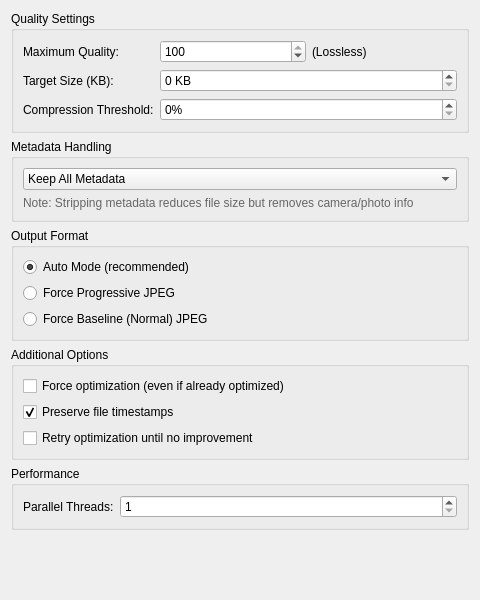
<?xml version="1.0" encoding="UTF-8"?>
<ui version="4.0">
 <class>JpegOptimPrefWidget</class>
 <widget class="QWidget" name="JpegOptimPrefWidget">
  <property name="geometry">
   <rect>
    <x>0</x>
    <y>0</y>
    <width>480</width>
    <height>600</height>
   </rect>
  </property>
  <property name="windowTitle">
   <string>JPEG Optimization Settings</string>
  </property>
  <layout class="QVBoxLayout" name="verticalLayout">
   <item>
    <widget class="QGroupBox" name="qualityGroupBox">
     <property name="title">
      <string>Quality Settings</string>
     </property>
     <layout class="QFormLayout" name="formLayout">
      <item row="0" column="0">
       <widget class="QLabel" name="maxQualityLabel">
        <property name="text">
         <string>Maximum Quality:</string>
        </property>
        <property name="toolTip">
         <string>Set maximum image quality factor (0-100). Values &lt; 100 enable lossy optimization.</string>
        </property>
       </widget>
      </item>
      <item row="0" column="1">
       <layout class="QHBoxLayout" name="maxQualityLayout">
        <item>
         <widget class="QSpinBox" name="maxQualitySpinBox">
          <property name="minimum">
           <number>0</number>
          </property>
          <property name="maximum">
           <number>100</number>
          </property>
          <property name="value">
           <number>100</number>
          </property>
          <property name="toolTip">
           <string>100 = lossless, lower values = more compression</string>
          </property>
         </widget>
        </item>
        <item>
         <widget class="QLabel" name="maxQualityValueLabel">
          <property name="text">
           <string>(Lossless)</string>
          </property>
         </widget>
        </item>
       </layout>
      </item>
      <item row="1" column="0">
       <widget class="QLabel" name="targetSizeLabel">
        <property name="text">
         <string>Target Size (KB):</string>
        </property>
        <property name="toolTip">
         <string>Try to optimize file to given size in kilobytes. 0 = disabled.</string>
        </property>
       </widget>
      </item>
      <item row="1" column="1">
       <widget class="QSpinBox" name="targetSizeSpinBox">
        <property name="minimum">
         <number>0</number>
        </property>
        <property name="maximum">
         <number>99999</number>
        </property>
        <property name="value">
         <number>0</number>
        </property>
        <property name="suffix">
         <string> KB</string>
        </property>
        <property name="toolTip">
         <string>0 = no target size limit</string>
        </property>
       </widget>
      </item>
      <item row="2" column="0">
       <widget class="QLabel" name="thresholdLabel">
        <property name="text">
         <string>Compression Threshold:</string>
        </property>
        <property name="toolTip">
         <string>Keep old file if the gain is below this percentage (0-100)</string>
        </property>
       </widget>
      </item>
      <item row="2" column="1">
       <widget class="QSpinBox" name="thresholdSpinBox">
        <property name="minimum">
         <number>0</number>
        </property>
        <property name="maximum">
         <number>100</number>
        </property>
        <property name="value">
         <number>0</number>
        </property>
        <property name="suffix">
         <string>%</string>
        </property>
        <property name="toolTip">
         <string>0 = always optimize regardless of savings</string>
        </property>
       </widget>
      </item>
     </layout>
    </widget>
   </item>
   <item>
    <widget class="QGroupBox" name="metadataGroupBox">
     <property name="title">
      <string>Metadata Handling</string>
     </property>
     <layout class="QVBoxLayout" name="verticalLayout_2">
      <item>
       <widget class="QComboBox" name="metadataComboBox">
        <property name="toolTip">
         <string>Choose which metadata to keep or strip from images</string>
        </property>
        <item>
         <property name="text">
          <string>Keep All Metadata</string>
         </property>
        </item>
        <item>
         <property name="text">
          <string>Strip All Metadata</string>
         </property>
        </item>
        <item>
         <property name="text">
          <string>Keep EXIF Only</string>
         </property>
        </item>
        <item>
         <property name="text">
          <string>Keep ICC Profile Only</string>
         </property>
        </item>
        <item>
         <property name="text">
          <string>Keep EXIF + ICC Profile</string>
         </property>
        </item>
       </widget>
      </item>
      <item>
       <widget class="QLabel" name="metadataHintLabel">
        <property name="text">
         <string>Note: Stripping metadata reduces file size but removes camera/photo info</string>
        </property>
        <property name="wordWrap">
         <bool>true</bool>
        </property>
        <property name="styleSheet">
         <string>color: #666; font-size: 9pt;</string>
        </property>
       </widget>
      </item>
     </layout>
    </widget>
   </item>
   <item>
    <widget class="QGroupBox" name="outputFormatGroupBox">
     <property name="title">
      <string>Output Format</string>
     </property>
     <layout class="QVBoxLayout" name="verticalLayout_3">
      <item>
       <widget class="QRadioButton" name="autoModeRadio">
        <property name="text">
         <string>Auto Mode (recommended)</string>
        </property>
        <property name="checked">
         <bool>true</bool>
        </property>
        <property name="toolTip">
         <string>Automatically select normal or progressive based on which produces smaller file</string>
        </property>
       </widget>
      </item>
      <item>
       <widget class="QRadioButton" name="progressiveRadio">
        <property name="text">
         <string>Force Progressive JPEG</string>
        </property>
        <property name="toolTip">
         <string>Progressive JPEGs load gradually, better for web</string>
        </property>
       </widget>
      </item>
      <item>
       <widget class="QRadioButton" name="normalRadio">
        <property name="text">
         <string>Force Baseline (Normal) JPEG</string>
        </property>
        <property name="toolTip">
         <string>Standard JPEG format, better compatibility</string>
        </property>
       </widget>
      </item>
     </layout>
    </widget>
   </item>
   <item>
    <widget class="QGroupBox" name="optionsGroupBox">
     <property name="title">
      <string>Additional Options</string>
     </property>
     <layout class="QVBoxLayout" name="verticalLayout_4">
      <item>
       <widget class="QCheckBox" name="forceCheckBox">
        <property name="text">
         <string>Force optimization (even if already optimized)</string>
        </property>
        <property name="toolTip">
         <string>Force optimization even if the file is already optimized</string>
        </property>
       </widget>
      </item>
      <item>
       <widget class="QCheckBox" name="preserveTimesCheckBox">
        <property name="text">
         <string>Preserve file timestamps</string>
        </property>
        <property name="checked">
         <bool>true</bool>
        </property>
        <property name="toolTip">
         <string>Keep original file modification timestamps</string>
        </property>
       </widget>
      </item>
      <item>
       <widget class="QCheckBox" name="retryCheckBox">
        <property name="text">
         <string>Retry optimization until no improvement</string>
        </property>
        <property name="toolTip">
         <string>Recursively optimize until file size does not change anymore</string>
        </property>
       </widget>
      </item>
     </layout>
    </widget>
   </item>
   <item>
    <widget class="QGroupBox" name="performanceGroupBox">
     <property name="title">
      <string>Performance</string>
     </property>
     <layout class="QFormLayout" name="formLayout_2">
      <item row="0" column="0">
       <widget class="QLabel" name="workersLabel">
        <property name="text">
         <string>Parallel Threads:</string>
        </property>
        <property name="toolTip">
         <string>Maximum number of parallel threads for jpegoptim (per image)</string>
        </property>
       </widget>
      </item>
      <item row="0" column="1">
       <widget class="QSpinBox" name="workersSpinBox">
        <property name="minimum">
         <number>1</number>
        </property>
        <property name="maximum">
         <number>16</number>
        </property>
        <property name="value">
         <number>1</number>
        </property>
        <property name="toolTip">
         <string>More threads may speed up processing but use more CPU</string>
        </property>
       </widget>
      </item>
     </layout>
    </widget>
   </item>
   <item>
    <spacer name="verticalSpacer">
     <property name="orientation">
      <enum>Qt::Vertical</enum>
     </property>
     <property name="sizeHint" stdset="0">
      <size>
       <width>20</width>
       <height>40</height>
      </size>
     </property>
    </spacer>
   </item>
  </layout>
 </widget>
 <resources/>
 <connections/>
</ui>
